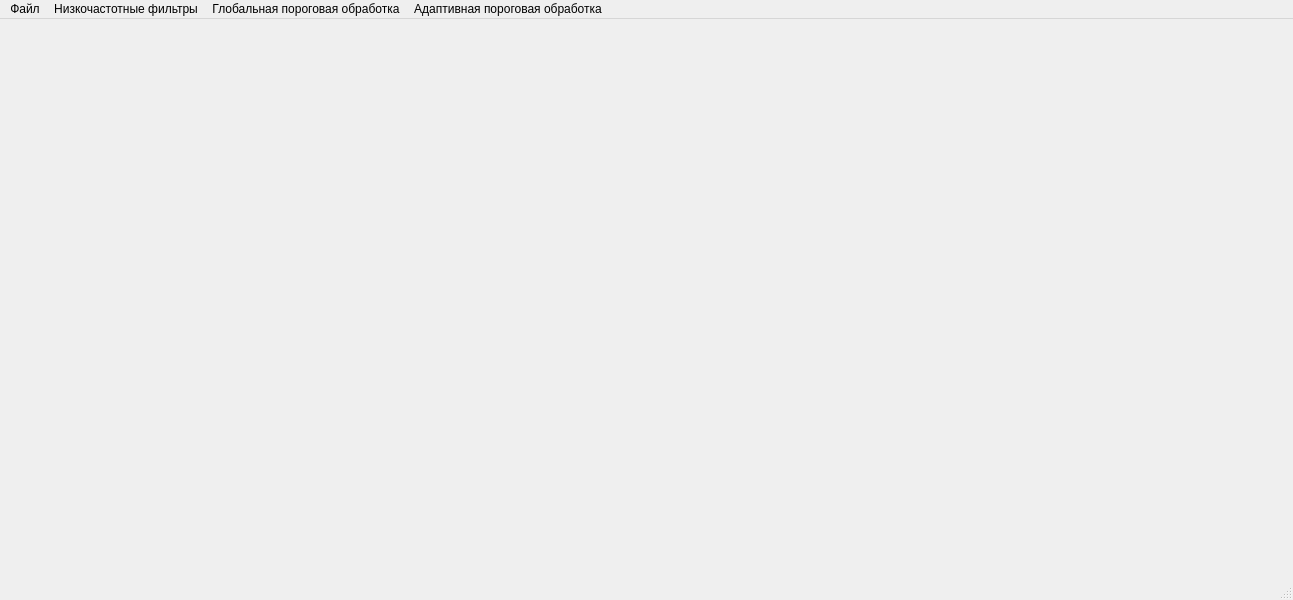
<?xml version="1.0" encoding="UTF-8"?>
<ui version="4.0">
 <class>MainWindow</class>
 <widget class="QMainWindow" name="MainWindow">
  <property name="geometry">
   <rect>
    <x>0</x>
    <y>0</y>
    <width>1293</width>
    <height>600</height>
   </rect>
  </property>
  <property name="windowTitle">
   <string>MainWindow</string>
  </property>
  <widget class="QWidget" name="centralwidget"/>
  <widget class="QMenuBar" name="menubar">
   <property name="geometry">
    <rect>
     <x>0</x>
     <y>0</y>
     <width>1293</width>
     <height>26</height>
    </rect>
   </property>
   <widget class="QMenu" name="menu">
    <property name="title">
     <string>Файл</string>
    </property>
    <addaction name="open"/>
    <addaction name="default_images"/>
   </widget>
   <widget class="QMenu" name="menu_2">
    <property name="title">
     <string>Низкочастотные фильтры</string>
    </property>
    <addaction name="blur"/>
    <addaction name="gaussian"/>
   </widget>
   <widget class="QMenu" name="menu_3">
    <property name="title">
     <string>Глобальная пороговая обработка</string>
    </property>
    <addaction name="otsu_thresholding"/>
    <addaction name="histogramm_thresholding"/>
   </widget>
   <widget class="QMenu" name="menu_4">
    <property name="title">
     <string>Адаптивная пороговая обработка</string>
    </property>
    <addaction name="adaptive_thresholding"/>
   </widget>
   <addaction name="menu"/>
   <addaction name="menu_2"/>
   <addaction name="menu_3"/>
   <addaction name="menu_4"/>
  </widget>
  <widget class="QStatusBar" name="statusbar"/>
  <action name="open">
   <property name="text">
    <string>Открыть</string>
   </property>
  </action>
  <action name="blur">
   <property name="text">
    <string>Однородный усредняющий фильтр</string>
   </property>
  </action>
  <action name="gaussian">
   <property name="text">
    <string>Фильтр Гаусса</string>
   </property>
  </action>
  <action name="default_images">
   <property name="checkable">
    <bool>true</bool>
   </property>
   <property name="checked">
    <bool>true</bool>
   </property>
   <property name="enabled">
    <bool>false</bool>
   </property>
   <property name="text">
    <string>Использовать изображения по умолчанию</string>
   </property>
  </action>
  <action name="adaptive_thresholding">
   <property name="text">
    <string>Адаптивная пороговая обработка по среднему значению</string>
   </property>
  </action>
  <action name="otsu_thresholding">
   <property name="text">
    <string>Глобальная пороговая обработка Отсу</string>
   </property>
  </action>
  <action name="histogramm_thresholding">
   <property name="text">
    <string>Глобальная пороговая обработка с помощью гистограммы</string>
   </property>
  </action>
 </widget>
 <resources/>
 <connections/>
</ui>
